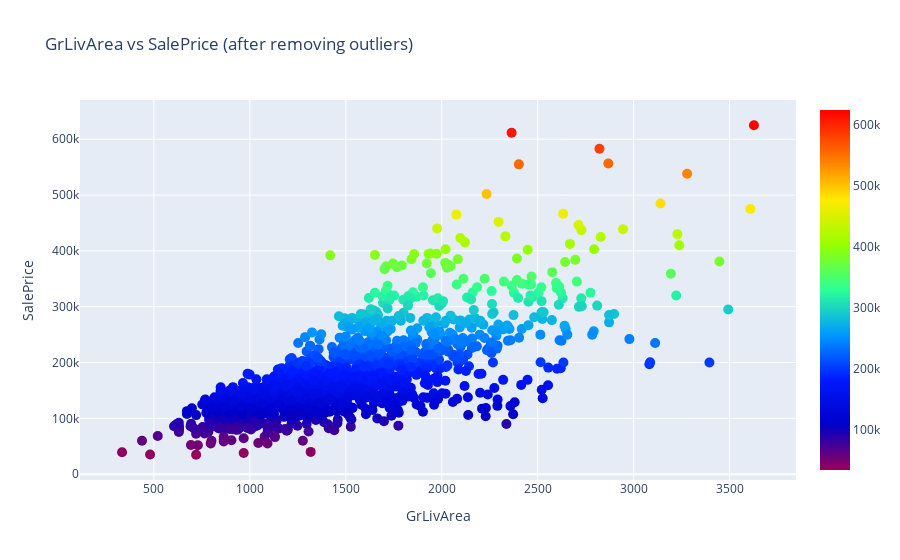

Notebook source saved alongside this figure:
### Code cell
'''Scatter plot of GrLivArea vs SalePrice.'''
scatter_plot(train.GrLivArea, train.SalePrice, 'GrLivArea vs SalePrice (after removing outliers)', 'GrLivArea', 'SalePrice'
             ,10, 'Rainbow')

### Figure 1 — Plotly figure (JSON) as saved in the notebook; plotly's stock layout.template omitted (floating-point values rounded to 4 significant figures; data arrays with more than 128 entries replaced by an {"elided": "..."} marker saying what was removed)
{"data": [{"marker": {"color": {"elided": "1456 int values"}, "colorscale": [[0, "rgb(150,0,90)"], [0.125, "rgb(0,0,200)"], [0.25, "rgb(0,25,255)"], [0.375, "rgb(0,152,255)"], [0.5, "rgb(44,255,150)"], [0.625, "rgb(151,255,0)"], [0.75, "rgb(255,234,0)"], [0.875, "rgb(255,111,0)"], [1, "rgb(255,0,0)"]], "showscale": true, "size": 10}, "mode": "markers", "type": "scatter", "x": {"elided": "1456 int values"}, "y": {"elided": "1456 int values"}}], "layout": {"hovermode": "closest", "title": {"text": "GrLivArea vs SalePrice (after removing outliers)"}, "xaxis": {"title": {"text": "GrLivArea"}}, "yaxis": {"title": {"text": "SalePrice"}}}}
